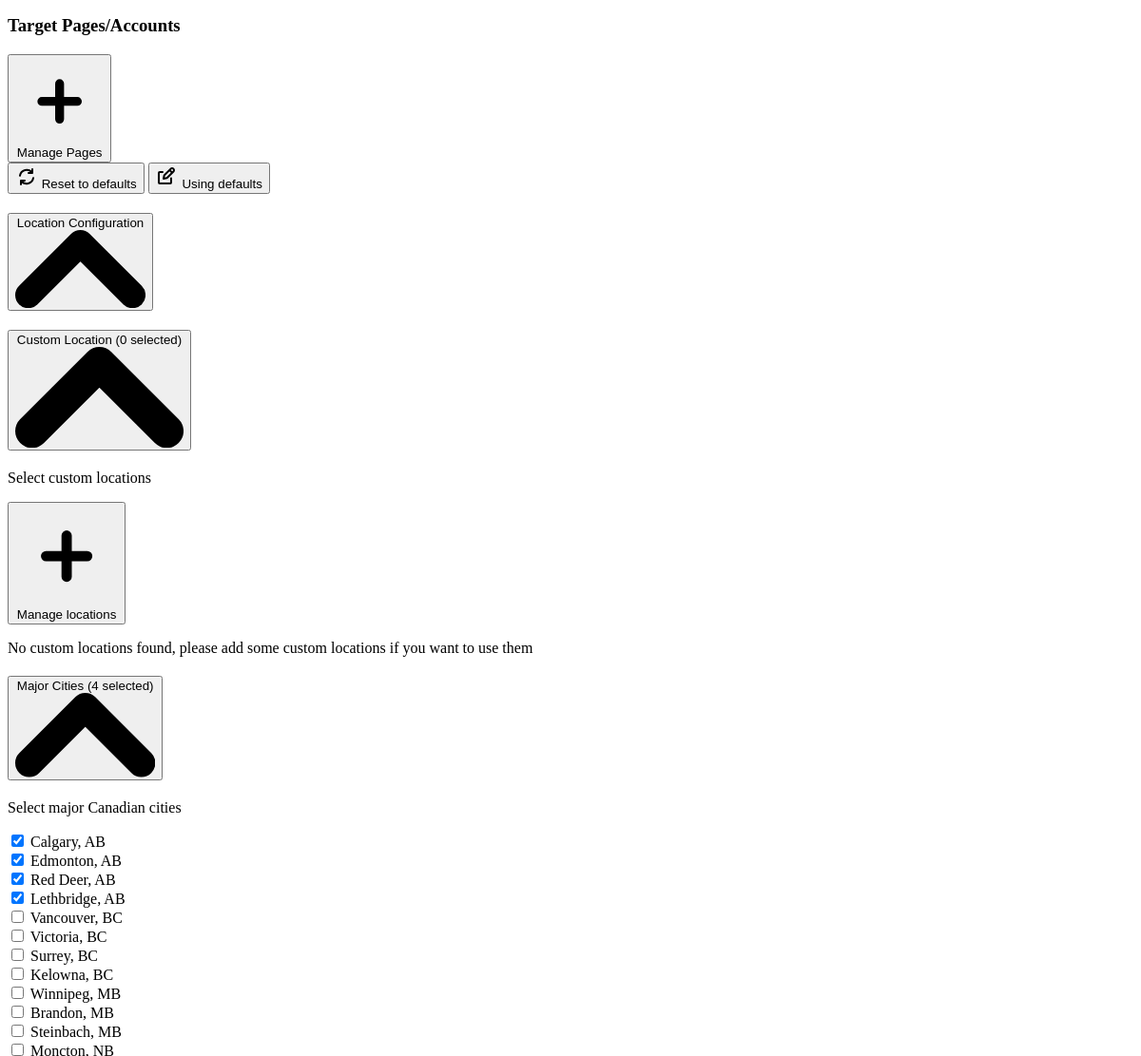
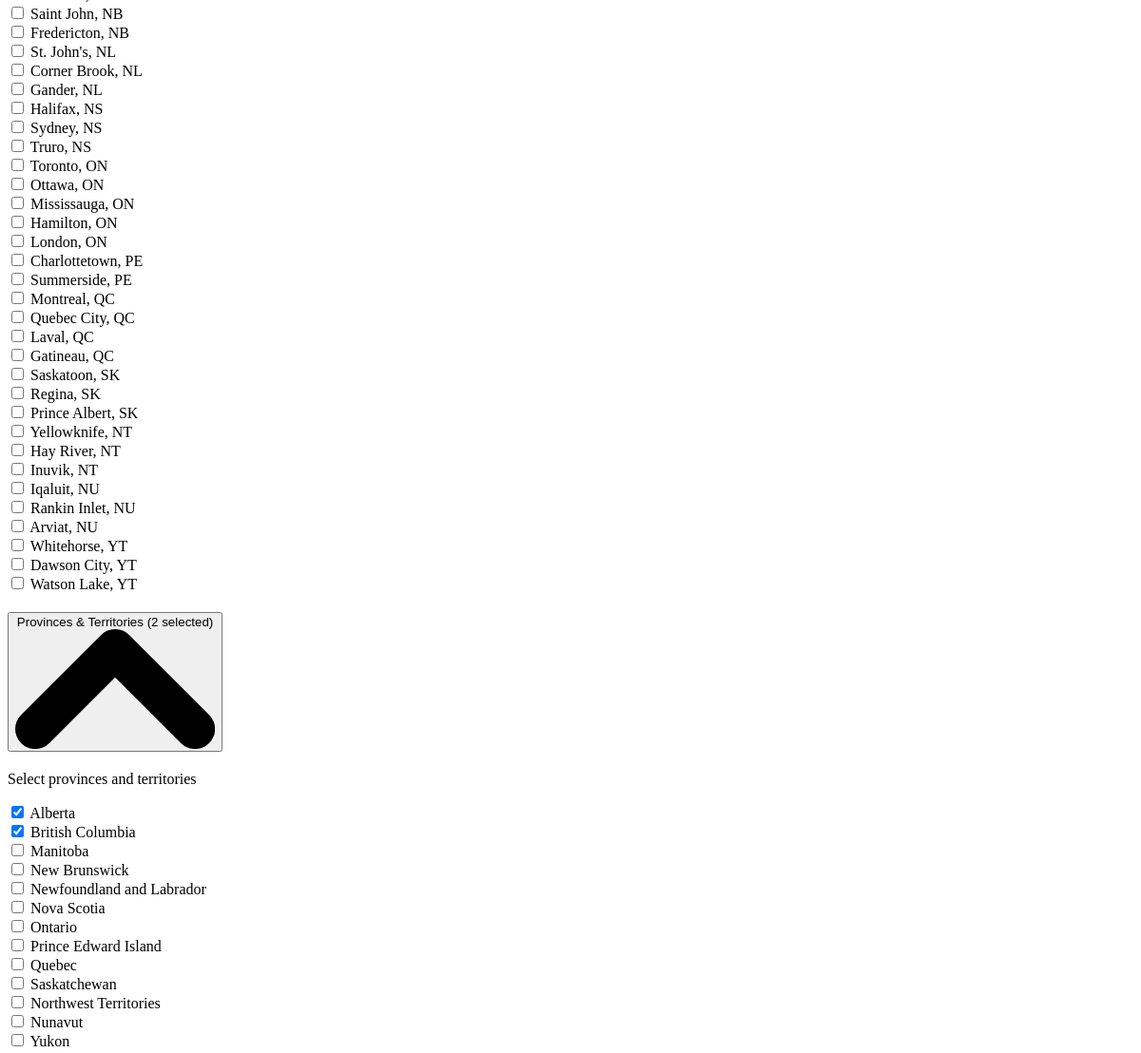
/leads/preferences/ (signed in, middle part), run on an earlier commit of the app's database (2 pictures, top to bottom).
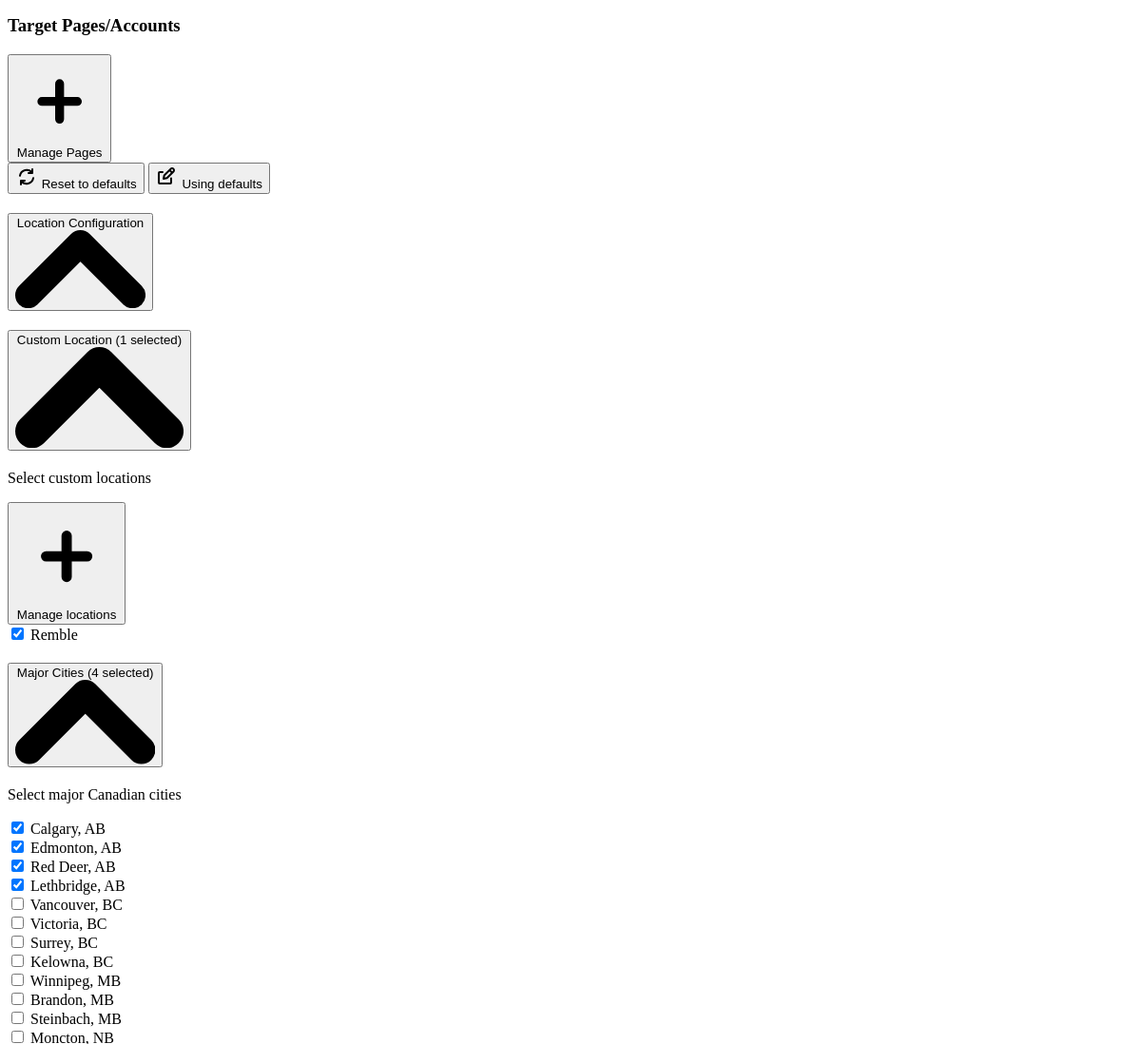
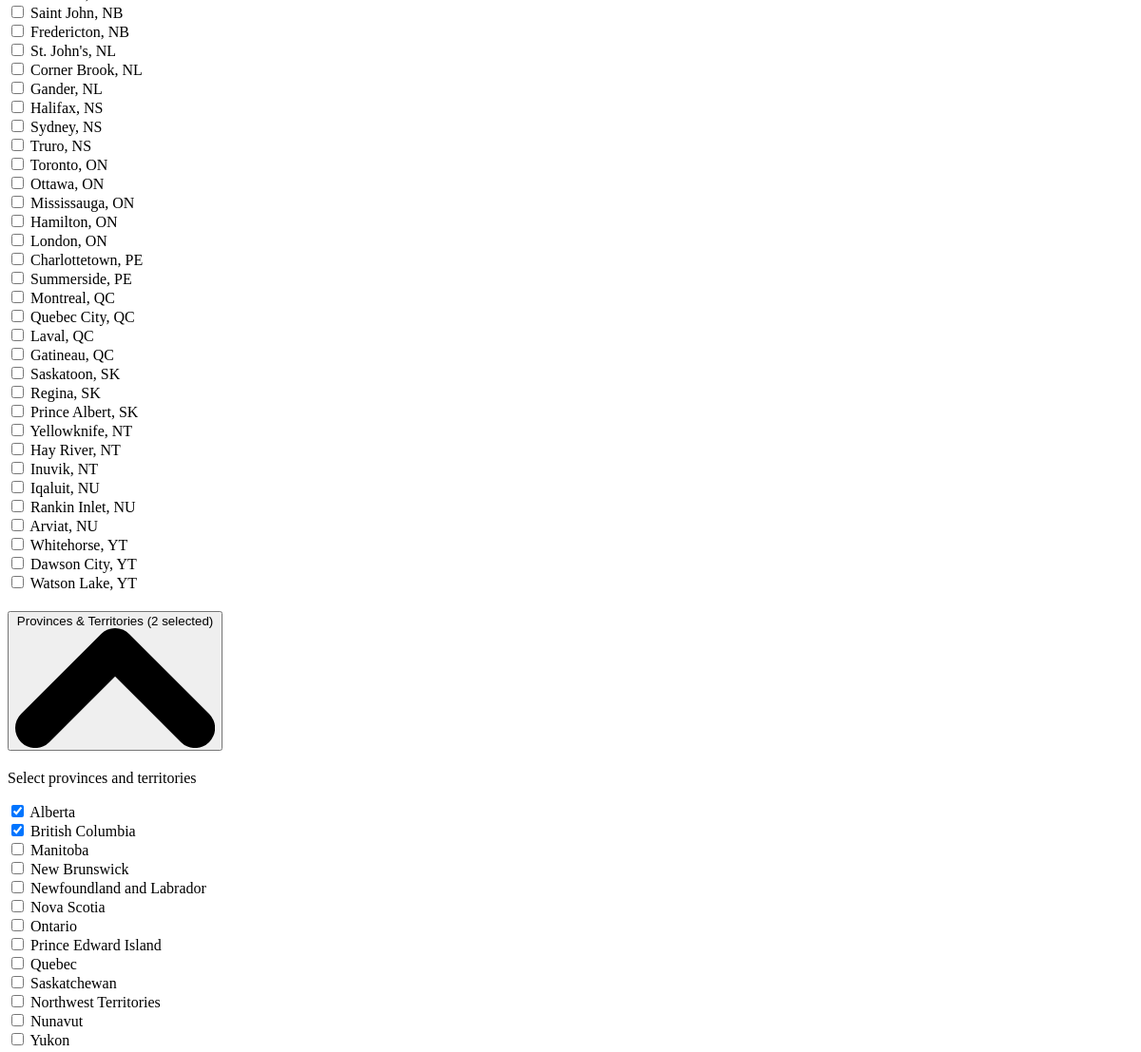
And on a later commit of the database (2 pictures, top to bottom).
### apps/locations/models.py (models this page shows, shortened)
class City(models.Model):
    name = models.CharField(max_length=100)
    province = models.ForeignKey(Province, on_delete=models.CASCADE)
    created_at = models.DateTimeField(auto_now_add=True)
    updated_at = models.DateTimeField(auto_now=True)

class Province(models.Model):
    REGION_TYPES = [
        ('PROVINCE', 'Province'),
        ('STATE', 'State'),
        ('TERRITORY', 'Territory'),
        ('OTHER', 'Other'),
    ]
    country = models.ForeignKey(Country, on_delete=models.CASCADE)
    name = models.CharField(max_length=100)
    code = models.CharField(
        max_length=10,
        help_text="Official abbreviation (e.g., ON, CA, NY)"
    )
    region_type = models.CharField(
        max_length=10,
        choices=REGION_TYPES,
        default='PROVINCE'
    )
    created_at = models.DateTimeField(auto_now_add=True)
    updated_at = models.DateTimeField(auto_now=True)
    class Meta:
        unique_together = ['country', 'code']
        verbose_name_plural = "Provinces/States"

class CustomLocation(models.Model):
    user = models.ForeignKey(settings.AUTH_USER_MODEL, on_delete=models.CASCADE)
    location_text = models.CharField(
        max_length=360,
        help_text="Enter area name and postal code (e.g. Downtown Toronto, M5V 3A8)"
    )
    is_active = models.BooleanField(default=True)
    created_at = models.DateTimeField(auto_now_add=True)
    updated_at = models.DateTimeField(auto_now=True)

### apps/leads/models.py (models this page shows, shortened)
class LeadPreference(models.Model):
    user = models.OneToOneField(settings.AUTH_USER_MODEL, on_delete=models.CASCADE, related_name='lead_preferences')
    platforms = models.ManyToManyField(Platform, blank=True)
    hashtags = models.ManyToManyField(Hashtag, blank=True)
    targets = models.ManyToManyField(Target, blank=True)
    custom_locations = models.ManyToManyField(CustomLocation, blank=True)
    cities = models.ManyToManyField(City, blank=True)
    provinces = models.ManyToManyField(Province, blank=True)
    engagement_threshold = models.IntegerField(default=50)
    default_frequency = models.CharField(
        max_length=20,
        choices=[('one-time', 'One-time request'), ('recurring', 'Recurring request')],
        default='one-time'
    )
    repeat_days = models.IntegerField(default=7)
    created_at = models.DateTimeField(auto_now_add=True)
    updated_at = models.DateTimeField(auto_now=True)
    class Meta:
        verbose_name = "Lead Preference"
        verbose_name_plural = "Lead Preferences"

### apps/leads/views.py (the view)
# urls.py: path('preferences/', views.get_lead_preferences, name='get_lead_preferences'),
@login_required
def get_lead_preferences(request):
    try:
        context = get_lead_context(request.user)
        return render(request, 'leads/components/form_preference_fields.html', context)
    except AttributeError:
        return HttpResponse(status=400)

### apps/leads/views.py (called while the page is built)
def get_lead_context(user):
    preferences = user.lead_preferences
    all_custom_locations = CustomLocation.objects.filter(user=user)
    all_cities = City.objects.all().select_related('province')
    all_provinces = Province.objects.all()
    return {
        'preferences': preferences,
        'platforms': Platform.objects.filter(is_active=True),
        'hashtags': Hashtag.objects.filter(user=user),
        'targets': Target.objects.filter(user=user),
        'custom_locations': all_custom_locations,
        'cities': all_cities,
        'provinces': all_provinces,
        'custom_locations_count': preferences.custom_locations.count(),
        'cities_count': preferences.cities.count(),
        'provinces_count': preferences.provinces.count(),
    }

### templates/leads/components/form_preference_fields.html (shortened to what the changed rows need)
<form method="POST" action="{% url 'leads:leads' %}">
    <div id="accordion-open" data-accordion="collapse">
        <div class="mb-4">
            <h2 id="accordion-open-heading-2">
                <button type="button" class="flex items-center justify-between w-full p-5 font-medium rtl:text-right text-gray-500 border border-gray-200 rounded-lg focus:ring-4 focus:ring-gray-200 dark:focus:ring-gray-800 dark:border-gray-700 dark:text-gray-400 hover:bg-gray-100 dark:hover:bg-gray-800 gap-3 [&[aria-expanded='true']]:rounded-b-none" data-accordion-target="#accordion-open-body-2" aria-expanded="true" aria-controls="accordion-open-body-2">
                    <span class="flex items-center">Location Configuration</span>
                    <svg data-accordion-icon class="w-3 h-3 rotate-180 shrink-0" aria-hidden="true" xmlns="http://www.w3.org/2000/svg" fill="none" viewBox="0 0 10 6">
                        <path stroke="currentColor" stroke-linecap="round" stroke-linejoin="round" stroke-width="2" d="M9 5 5 1 1 5" />
                    </svg>
                </button>
            </h2>
            <div id="accordion-open-body-2" class="hidden" aria-labelledby="accordion-open-heading-2">
                <div class="p-5 border-x border-b rounded-b-lg border-gray-200 dark:border-gray-700 dark:bg-gray-900 -mt-px">
                    <div id="accordion-nested-collapse" data-accordion="collapse">
                        <h2 id="accordion-flush-heading-1">
                            <button type="button" class="flex items-center justify-between w-full py-5 font-medium rtl:text-right text-gray-500 border-b border-gray-200 dark:border-gray-700 dark:text-gray-400 gap-3 bg-transparent" data-accordion-target="#accordion-flush-body-1" aria-expanded="true" aria-controls="accordion-flush-body-1">
                                <span>Custom Location ({{ custom_locations_count }} selected)</span>
                                <svg data-accordion-icon class="w-3 h-3 rotate-180 shrink-0" aria-hidden="true" xmlns="http://www.w3.org/2000/svg" fill="none" viewBox="0 0 10 6">
                                    <path stroke="currentColor" stroke-linecap="round" stroke-linejoin="round" stroke-width="2" d="M9 5 5 1 1 5" />
                                </svg>
                            </button>
                        </h2>
                        <div id="accordion-flush-body-1" class="hidden" aria-labelledby="accordion-flush-heading-1">
                            <div class="py-4 border-b border-gray-200 dark:border-gray-700">
                                <div class="grid grid-cols-2 auto-rows-min gap-x-8 gap-y-2">
                                    {% if custom_locations %}
                                    {% for location in custom_locations %}
                                    <div class="flex items-center">
                                        <input id="custom-location-{{ location.id }}" type="checkbox" value="{{ location.id }}" name="custom_locations[]" {% if location in preferences.custom_locations.all %}checked{% endif %} class="w-4 h-4 text-green-600 bg-gray-100 border-gray-300 rounded">
                                        <label for="custom-location-{{ location.id }}" class="ml-2 text-sm font-medium text-gray-900">
                                            {{ location.location_text }}
                                        </label>
                                    </div>
                                    {% endfor %}
                                    {% else %}
                                    <p class="text-sm font-medium text-gray-900">No custom locations found, please add some custom locations if you want to use them</p>
                                    {% endif %}
                                </div>
                            </div>
                        </div>
                        <h2 id="accordion-flush-heading-2">
                            <button type="button" class="flex items-center justify-between w-full py-5 font-medium rtl:text-right text-gray-500 border-b border-gray-200 dark:border-gray-700 dark:text-gray-400 gap-3 bg-transparent" data-accordion-target="#accordion-flush-body-2" aria-expanded="false" aria-controls="accordion-flush-body-2">
                                <span>Major Cities ({{ cities_count }} selected)</span>
                                <svg data-accordion-icon class="w-3 h-3 rotate-180 shrink-0" aria-hidden="true" xmlns="http://www.w3.org/2000/svg" fill="none" viewBox="0 0 10 6">
                                    <path stroke="currentColor" stroke-linecap="round" stroke-linejoin="round" stroke-width="2" d="M9 5 5 1 1 5" />
                                </svg>
                            </button>
                        </h2>
                        <div id="accordion-flush-body-2" class="hidden" aria-labelledby="accordion-flush-heading-2">
                            <div class="py-4 border-b border-gray-200 dark:border-gray-700">
                                <div class="grid grid-cols-2 auto-rows-min gap-x-8 gap-y-2 max-h-96 overflow-y-auto">
                                    {% for city in cities %}
                                    <div class="flex items-center ml-1">
                                        <input id="city-{{ city.id }}" type="checkbox" value="{{ city.id }}" name="cities[]" {% if city in preferences.cities.all %}checked{% endif %} class="w-4 h-4 text-green-600 bg-gray-100 border-gray-300 rounded">
                                        <label for="city-{{ city.id }}" class="ml-2 text-sm font-medium text-gray-900">
                                            {{ city.name }}, {{ city.province.code }}
                                        </label>
                                    </div>
                                    {% endfor %}
                                </div>
                            </div>
                        </div>
                        <h2 id="accordion-flush-heading-3">
                            <button type="button" class="flex items-center justify-between w-full py-5 font-medium rtl:text-right text-gray-500 border-b border-gray-200 dark:border-gray-700 dark:text-gray-400 gap-3 bg-transparent" data-accordion-target="#accordion-flush-body-3" aria-expanded="false" aria-controls="accordion-flush-body-3">
                                <span>Provinces & Territories ({{ provinces_count }} selected)</span>
                                <svg data-accordion-icon class="w-3 h-3 rotate-180 shrink-0" aria-hidden="true" xmlns="http://www.w3.org/2000/svg" fill="none" viewBox="0 0 10 6">
                                    <path stroke="currentColor" stroke-linecap="round" stroke-linejoin="round" stroke-width="2" d="M9 5 5 1 1 5" />
                                </svg>
                            </button>
                        </h2>
                        <div id="accordion-flush-body-3" class="hidden" aria-labelledby="accordion-flush-heading-3">
                            <div class="py-4 border-b border-gray-200 dark:border-gray-700">
                                <div class="grid grid-cols-2 auto-rows-min gap-x-8 gap-y-2">
                                    {% for province in provinces %}
                                    <div class="flex items-center">
                                        <input id="province-{{ province.id }}" type="checkbox" value="{{ province.id }}" name="provinces[]" {% if province in preferences.provinces.all %}checked{% endif %} class="w-4 h-4 text-green-600 bg-gray-100 border-gray-300 rounded">
                                        <label for="province-{{ province.id }}" class="ml-2 text-sm font-medium text-gray-900">
                                            {{ province.name }}
                                        </label>
                                    </div>
                                    {% endfor %}
                                </div>
                            </div>
                        </div>
                    </div>
                </div>
            </div>
        </div>
    </div>
</form>

What changed in the data, as far as the page shows it:
added CustomLocation: id "☑", location_text "Remble"
Also different on the page:
{{ custom_locations_count }}: "0" → "1"
text no longer shown: "No custom locations found, please add some custom locations if you want to use them"
